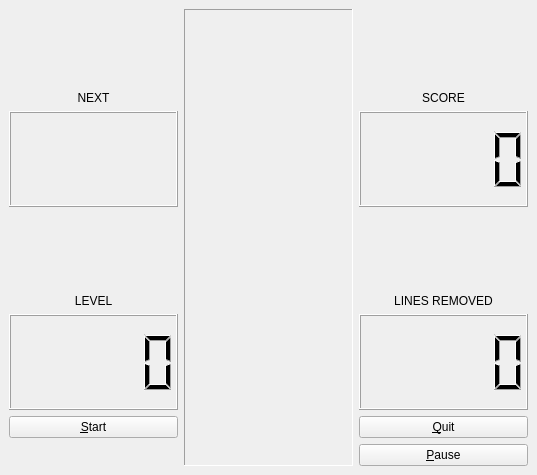
<ui version="4.0" >
 <class>TetrixWindow</class>
 <widget class="QWidget" name="TetrixWindow" >
  <property name="geometry" >
   <rect>
    <x>0</x>
    <y>0</y>
    <width>537</width>
    <height>475</height>
   </rect>
  </property>
  <property name="windowTitle" >
   <string>Tetrix</string>
  </property>
  <layout class="QVBoxLayout" >
   <property name="margin" >
    <number>9</number>
   </property>
   <property name="spacing" >
    <number>6</number>
   </property>
   <item>
    <layout class="QGridLayout" >
     <property name="margin" >
      <number>0</number>
     </property>
     <property name="spacing" >
      <number>6</number>
     </property>
     <item row="4" column="0" >
      <widget class="QPushButton" name="startButton" >
       <property name="focusPolicy" >
        <enum>Qt::NoFocus</enum>
       </property>
       <property name="text" >
        <string>&amp;Start</string>
       </property>
      </widget>
     </item>
     <item row="3" column="2" >
      <widget class="QLCDNumber" name="linesLcd" >
       <property name="segmentStyle" >
        <enum>QLCDNumber::Filled</enum>
       </property>
      </widget>
     </item>
     <item row="2" column="2" >
      <widget class="QLabel" name="linesRemovedLabel" >
       <property name="text" >
        <string>LINES REMOVED</string>
       </property>
       <property name="alignment" >
        <set>Qt::AlignBottom|Qt::AlignHCenter</set>
       </property>
      </widget>
     </item>
     <item row="5" column="2" >
      <widget class="QPushButton" name="pauseButton" >
       <property name="focusPolicy" >
        <enum>Qt::NoFocus</enum>
       </property>
       <property name="text" >
        <string>&amp;Pause</string>
       </property>
      </widget>
     </item>
     <item row="1" column="2" >
      <widget class="QLCDNumber" name="scoreLcd" >
       <property name="segmentStyle" >
        <enum>QLCDNumber::Filled</enum>
       </property>
      </widget>
     </item>
     <item rowspan="6" row="0" column="1" >
      <widget class="TetrixBoard" name="board" >
       <property name="focusPolicy" >
        <enum>Qt::StrongFocus</enum>
       </property>
       <property name="frameShape" >
        <enum>QFrame::Panel</enum>
       </property>
       <property name="frameShadow" >
        <enum>QFrame::Sunken</enum>
       </property>
      </widget>
     </item>
     <item row="2" column="0" >
      <widget class="QLabel" name="levelLabel" >
       <property name="text" >
        <string>LEVEL</string>
       </property>
       <property name="alignment" >
        <set>Qt::AlignBottom|Qt::AlignHCenter</set>
       </property>
      </widget>
     </item>
     <item row="0" column="0" >
      <widget class="QLabel" name="nextLabel" >
       <property name="text" >
        <string>NEXT</string>
       </property>
       <property name="alignment" >
        <set>Qt::AlignBottom|Qt::AlignHCenter</set>
       </property>
      </widget>
     </item>
     <item row="3" column="0" >
      <widget class="QLCDNumber" name="levelLcd" >
       <property name="segmentStyle" >
        <enum>QLCDNumber::Filled</enum>
       </property>
      </widget>
     </item>
     <item row="0" column="2" >
      <widget class="QLabel" name="scoreLabel" >
       <property name="text" >
        <string>SCORE</string>
       </property>
       <property name="alignment" >
        <set>Qt::AlignBottom|Qt::AlignHCenter</set>
       </property>
      </widget>
     </item>
     <item row="1" column="0" >
      <widget class="QLabel" name="nextPieceLabel" >
       <property name="frameShape" >
        <enum>QFrame::Box</enum>
       </property>
       <property name="frameShadow" >
        <enum>QFrame::Raised</enum>
       </property>
       <property name="text" >
        <string/>
       </property>
       <property name="alignment" >
        <set>Qt::AlignCenter</set>
       </property>
      </widget>
     </item>
     <item row="4" column="2" >
      <widget class="QPushButton" name="quitButton" >
       <property name="focusPolicy" >
        <enum>Qt::NoFocus</enum>
       </property>
       <property name="text" >
        <string>&amp;Quit</string>
       </property>
      </widget>
     </item>
    </layout>
   </item>
  </layout>
 </widget>
 <customwidgets>
  <customwidget>
   <class>TetrixBoard</class>
   <extends>QFrame</extends>
   <header>tetrixboard.h</header>
   <container>1</container>
  </customwidget>
 </customwidgets>
 <resources/>
 <connections/>
</ui>
